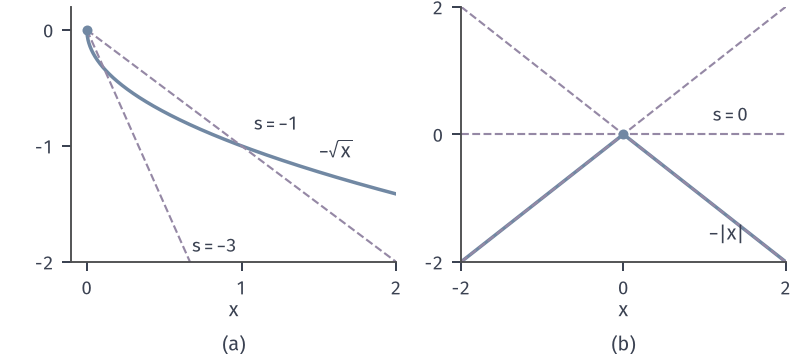

This chart was generated by the following Python code:
from pathlib import Path
import sys
ROOT = next(p for p in Path(__file__).resolve().parents if (p/'build.sh').is_file() and (p/'tex/book.tex').is_file())
sys.path.insert(0, str(ROOT/'figures/00-shared/mathematical-preliminaries-upper/00-shared/comprehension-figures'))
from support import figure, save, BLUE, GREEN, YELLOW, RED, PURPLE, INK, MUTED, GRID, BLUE_FILL, GREEN_FILL, YELLOW_FILL, RED_FILL, PURPLE_FILL
import numpy as np
HERE = Path(__file__).resolve().parent
STROKE = '#4C4D4F'
def panel(fig, left, right, top, bottom, wspace=.25, hspace=.2):
    fig.set_layout_engine(None)
    fig.subplots_adjust(left=left, right=right, top=top, bottom=bottom, wspace=wspace, hspace=hspace)
def tag(fig, ax, s, y=None, d=.15):
    p = ax.get_position(); fig.text((p.x0+p.x1)/2, (p.y0-d) if y is None else y, s, ha='center', va='top')
def opt(ax, x=0, y=0, ms=4.8, z=7): ax.plot([x],[y],'o',ms=ms,color=RED,mew=0,zorder=z)
# (a) -sqrt(x) 在 0 没有支撑直线；(b) -|x| 的非凸折点。
fig,(A,B)=figure(width_mm=112,height_mm=50,ncols=2)
panel(fig,.09,.99,.98,.26,wspace=.2)
X=np.linspace(0,2,801)
A.plot(X,-np.sqrt(X),color=BLUE,lw=1.4)
for s in (-1,-3):
    A.plot(X,s*X,color=PURPLE,lw=.85,ls='--')
A.plot([0],[0],'o',color=BLUE,ms=4,mew=0,zorder=6)
A.set_xlim(-.1,2);A.set_ylim(-2,.2);A.set_xticks([0,1,2]);A.set_yticks([-2,-1,0]);A.set_xlabel('$x$',labelpad=1)
A.text(1.5,-1.1,'$-\\sqrt{x}$',color=INK);A.text(1.08,-.86,'$s=-1$',color=INK,fontsize=7.5);A.text(.68,-1.92,'$s=-3$',color=INK,fontsize=7.5)
X=np.linspace(-2,2,401)
B.plot(X,-abs(X),color=BLUE,lw=1.4)
for s in (-1,0,1):
    B.plot(X,s*X,color=PURPLE,lw=.85,ls='--')
B.plot([0],[0],'o',color=RED,ms=4.8,mew=0,zorder=6,mfc='white',mec=RED) if 0 else B.plot([0],[0],'o',color=BLUE,ms=4,mew=0,zorder=6)
B.set_xlim(-2,2);B.set_ylim(-2,2);B.set_xticks([-2,0,2]);B.set_yticks([-2,0,2]);B.set_xlabel('$x$',labelpad=1)
B.text(1.05,-1.65,'$-|x|$',color=INK);B.text(1.1,.2,'$s=0$',color=INK,fontsize=7.5)
fig.canvas.draw()
tag(fig,A,'(a)',y=.055);tag(fig,B,'(b)',y=.055)
save(fig,HERE,'figure',{'a':'-sqrt(x)','b':'-|x|'})
